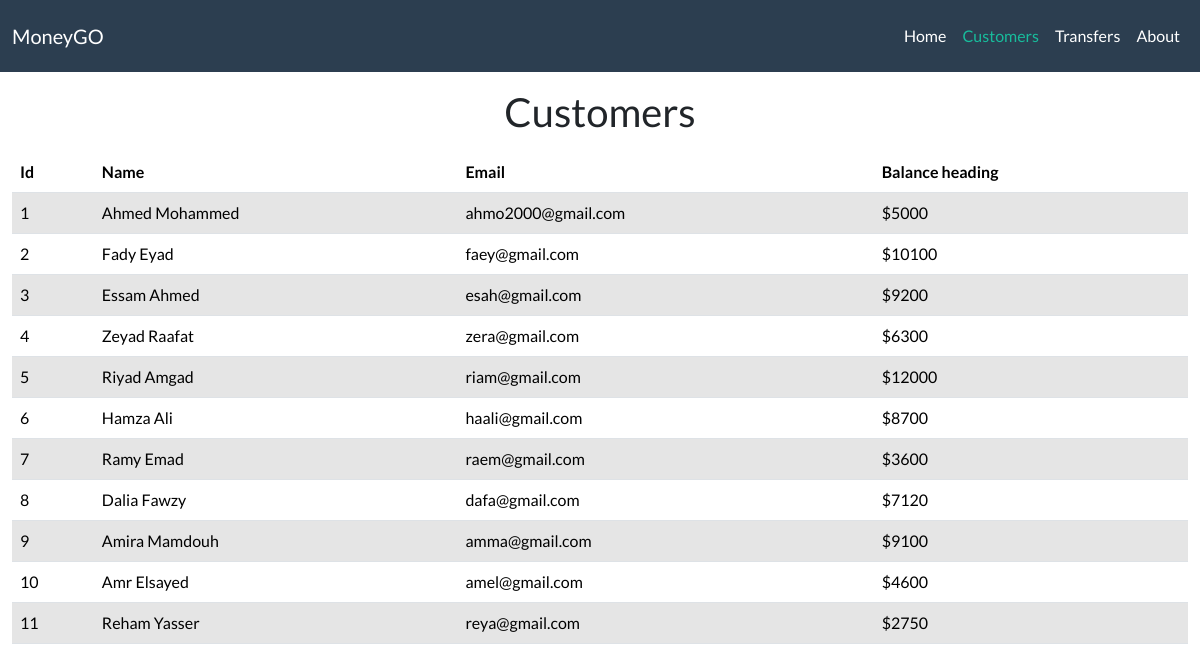
Page /customers on the committed database.
### tables this page shows
CREATE TABLE Customers (id INTEGER NOT NULL PRIMARY KEY AUTOINCREMENT, name TEXT NOT NULL, email TEXT NOT NULL, balance INTEGER);

### app.py (the view)
@app.route("/customers")
def customers():
    with sqlite3.connect("database/bank.db") as con:
        cur = con.cursor()
        customers = cur.execute("SELECT * FROM customers")
        return render_template("customers.html", customers=customers)

### templates/customers.html (shortened to what this page needs)
{% extends 'layout.html' %}
{% block styles %}
<link rel="stylesheet" href="{{ url_for('static',
                    filename='assets/css/customers.css' ) }}">
{% endblock %}
{% block content %}
<h2 class="text-center mt-3">Customers</h2>
<div class="container-fluid">
    <table class="table table-hover mt-3">
        <thead>
            <tr>
                <th scope="col">Id</th>
                <th scope="col">Name</th>
                <th scope="col">Email</th>
                <th scope="col">Balance heading</th>
            </tr>
        </thead>
        <tbody>
            {% set counter = namespace(total=0) %}
            {% for row in customers %}
            {% if counter.total % 2 == 0 %}
            <tr class="table-active">
                <td class="customer_id">{{ row[0] }}</td>
                <td class="customer_name">{{ row[1] }}</td>
                <td class="customer_email">{{ row[2] }}</td>
                <td class="customer_balance">${{ row[3] }}</td>
            </tr>
            {% else %}
            <tr>
                <td class="customer_id">{{ row[0] }}</td>
                <td class="customer_name">{{ row[1] }}</td>
                <td class="customer_email">{{ row[2] }}</td>
                <td class="customer_balance">${{ row[3] }}</td>
            </tr>
            {% endif %}
            {% set counter.total = counter.total + 1 %}
            {% endfor %}
        </tbody>
    </table>
</div>
{% endblock %}

### templates/layout.html (shortened to what this page needs)
<!DOCTYPE html>
<html lang="en">
<head>
    {% block styles %}{% endblock %}
    <link rel="stylesheet" href="{{ url_for('static',
                    filename='assets/css/main.css' ) }}">
    <link rel="stylesheet"
        href="{{ url_for('static', filename='node_modules/@fortawesome/fontawesome-free/css/all.min.css') }}">
</head>
<body class="relative">
    <nav class="navbar navbar-expand-lg bg-primary" data-bs-theme="dark">
        <div class="container-fluid">
            <a class="navbar-brand" href="/">MoneyGO</a>
            <div class="collapse navbar-collapse justify-content-end" id="navbarColor01">
                <ul class="navbar-nav text-center">
                    <li class="nav-item">
                        <a class="nav-link" href="/">Home
                        </a>
                    </li>
                    <li class="nav-item">
                        <a class="nav-link" href="/customers">Customers</a>
                    </li>
                    <li class="nav-item">
                        <a class="nav-link" href="/transfers">Transfers</a>
                    </li>
                    <li class="nav-item">
                        <a class="nav-link" href="/about">About</a>
                    </li>
                </ul>
            </div>
        </div>
    </nav>
    {% block content %}
    {% endblock %}
</body>
</html>

### static/assets/css/customers.css (style rules this page uses)
tr, .close-icon { cursor: pointer; }

### rows in the picture
Customers: id "1", name "Ahmed Mohammed", email "ahmo2000@gmail.com", balance "5000"
Customers: id "2", name "Fady Eyad", email "faey@gmail.com", balance "10100"
Customers: id "3", name "Essam Ahmed", email "esah@gmail.com", balance "9200"
Customers: id "4", name "Zeyad Raafat", email "zera@gmail.com", balance "6300"
Customers: id "5", name "Riyad Amgad", email "riam@gmail.com", balance "12000"
Customers: id "6", name "Hamza Ali", email "haali@gmail.com", balance "8700"
Customers: id "7", name "Ramy Emad", email "raem@gmail.com", balance "3600"
Customers: id "8", name "Dalia Fawzy", email "dafa@gmail.com", balance "7120"
Customers: id "9", name "Amira Mamdouh", email "amma@gmail.com", balance "9100"
Customers: id "10", name "Amr Elsayed", email "amel@gmail.com", balance "4600"
Customers: id "11", name "Reham Yasser", email "reya@gmail.com", balance "2750"
